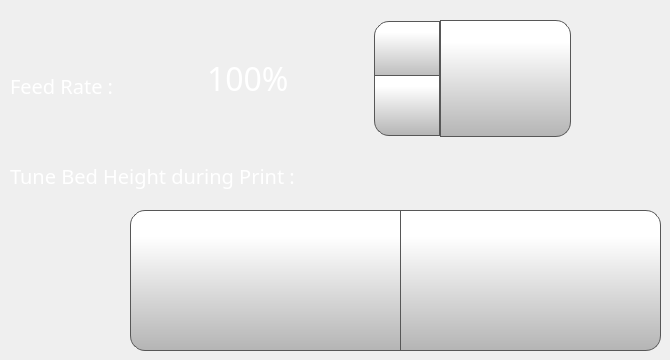
      <widget class="QWidget" name="feedRateTab">
       <property name="sizePolicy">
        <sizepolicy hsizetype="Expanding" vsizetype="Expanding">
         <horstretch>0</horstretch>
         <verstretch>0</verstretch>
        </sizepolicy>
       </property>
       <attribute name="icon">
        <iconset>
         <normaloff>templates/img/wrench.png</normaloff>
         <normalon>templates/img/wrench_selected.png</normalon>templates/img/wrench.png</iconset>
       </attribute>
       <attribute name="title">
        <string/>
       </attribute>
       <widget class="QLabel" name="feedRateLabelControlPage">
        <property name="geometry">
         <rect>
          <x>10</x>
          <y>70</y>
          <width>181</width>
          <height>31</height>
         </rect>
        </property>
        <property name="font">
         <font>
          <family>Gotham Light</family>
          <pointsize>15</pointsize>
          <weight>50</weight>
          <bold>false</bold>
         </font>
        </property>
        <property name="styleSheet">
         <string notr="true">color: rgb(255, 255, 255);
background-color: rgba(255, 255, 255, 0);</string>
        </property>
        <property name="text">
         <string>Feed Rate :</string>
        </property>
       </widget>
       <widget class="QSpinBox" name="feedRateSpinBox">
        <property name="geometry">
         <rect>
          <x>202</x>
          <y>18</y>
          <width>241</width>
          <height>121</height>
         </rect>
        </property>
        <property name="font">
         <font>
          <family>Gotham</family>
          <pointsize>24</pointsize>
         </font>
        </property>
        <property name="styleSheet">
         <string notr="true">QSpinBox {
    padding-right: 5px; /* make room for the arrows */
	color: rgb(255, 255, 255);
	background-color: rgba(255, 255, 255, 0);
   
}
QSpinBox ::text:selected {
	background-color: rgb(255, 146, 57);
   
}
QSpinBox::up-button {
     border: 1px solid rgb(87, 87, 87);

border-top-left-radius: 15px;
	background-color: qlineargradient(spread:pad, x1:0, y1:1, x2:0, y2:0.188, stop:0 rgba(180, 180, 180, 255), stop:1 rgba(255, 255, 255, 255));
    width: 60px;
     height: 55px;
    padding: 2px;
}

QSpinBox::up-arrow { 
image: url(./templates/img/arrows.png);
    width: 40px;
     height: 40px;
padding: 5px;
}



QSpinBox::up-button:pressed {
    background-color: qlineargradient(x1: 0, y1: 0, x2: 0, y2: 1,
                                      stop: 0 #dadbde, stop: 1 #f6f7fa);
}


QSpinBox::down-button {
     border: 1px solid rgb(87, 87, 87);
border-bottom-left-radius: 15px;
	background-color: qlineargradient(spread:pad, x1:0, y1:1, x2:0, y2:0.188, stop:0 rgba(180, 180, 180, 255), stop:1 rgba(255, 255, 255, 255));
    width: 60px;
     height: 55px;
    padding: 2px;
}

QSpinBox::down-arrow { 
image: url(./templates/img/arrows-5.png);
    width: 40px;
    height: 40px;
padding: 5px;
}

QSpinBox::down-button:pressed {
    background-color: qlineargradient(x1: 0, y1: 0, x2: 0, y2: 1,
                                      stop: 0 #dadbde, stop: 1 #f6f7fa);

}

</string>
        </property>
        <property name="frame">
         <bool>false</bool>
        </property>
        <property name="readOnly">
         <bool>false</bool>
        </property>
        <property name="buttonSymbols">
         <enum>QAbstractSpinBox::UpDownArrows</enum>
        </property>
        <property name="accelerated">
         <bool>true</bool>
        </property>
        <property name="suffix">
         <string>%</string>
        </property>
        <property name="minimum">
         <number>50</number>
        </property>
        <property name="maximum">
         <number>200</number>
        </property>
        <property name="singleStep">
         <number>1</number>
        </property>
        <property name="value">
         <number>100</number>
        </property>
       </widget>
       <widget class="QPushButton" name="setFeedRateButton">
        <property name="geometry">
         <rect>
          <x>440</x>
          <y>20</y>
          <width>131</width>
          <height>117</height>
         </rect>
        </property>
        <property name="font">
         <font>
          <family>Gotham</family>
          <pointsize>13</pointsize>
         </font>
        </property>
        <property name="styleSheet">
         <string notr="true">QPushButton {
     border: 1px solid rgb(87, 87, 87);
	background-color: qlineargradient(spread:pad, x1:0, y1:1, x2:0, y2:0.188, stop:0 rgba(180, 180, 180, 255), stop:1 rgba(255, 255, 255, 255));
border-top-right-radius: 15px;
border-bottom-right-radius: 15px;

}

QPushButton:pressed {
    background-color: qlineargradient(x1: 0, y1: 0, x2: 0, y2: 1,
                                      stop: 0 #dadbde, stop: 1 #f6f7fa);
}

QPushButton:flat {
    border: none; /* no border for a flat push button */
}

QPushButton:default {
    border-color: navy; /* make the default button prominent */
}

QPushButton:focus {
	outline: none;
}</string>
        </property>
        <property name="text">
         <string/>
        </property>
        <property name="icon">
         <iconset>
          <normaloff>templates/img/verification-mark.png</normaloff>templates/img/verification-mark.png</iconset>
        </property>
        <property name="iconSize">
         <size>
          <width>70</width>
          <height>70</height>
         </size>
        </property>
       </widget>
       <widget class="QPushButton" name="moveZMBabyStep">
        <property name="geometry">
         <rect>
          <x>400</x>
          <y>210</y>
          <width>261</width>
          <height>141</height>
         </rect>
        </property>
        <property name="minimumSize">
         <size>
          <width>0</width>
          <height>0</height>
         </size>
        </property>
        <property name="font">
         <font>
          <family>Gotham</family>
          <pointsize>15</pointsize>
         </font>
        </property>
        <property name="styleSheet">
         <string notr="true">QPushButton {
     border: 1px solid rgb(87, 87, 87);

	background-color: qlineargradient(spread:pad, x1:0, y1:1, x2:0, y2:0.188, stop:0 rgba(180, 180, 180, 255), stop:1 rgba(255, 255, 255, 255));
	border-bottom-right-radius: 15px;
	border-top-right-radius: 15px;
}

QPushButton:pressed {
    background-color: qlineargradient(x1: 0, y1: 0, x2: 0, y2: 1,
                                      stop: 0 #dadbde, stop: 1 #f6f7fa);
}

QPushButton:flat {
    border: none; /* no border for a flat push button */
}

QPushButton:default {
    border-color: navy; /* make the default button prominent */
}

QPushButton:focus {
	outline: none;
}</string>
        </property>
        <property name="text">
         <string/>
        </property>
        <property name="icon">
         <iconset>
          <normaloff>templates/img/arrows.png</normaloff>templates/img/arrows.png</iconset>
        </property>
        <property name="iconSize">
         <size>
          <width>70</width>
          <height>70</height>
         </size>
        </property>
        <property name="checkable">
         <bool>false</bool>
        </property>
        <property name="autoDefault">
         <bool>false</bool>
        </property>
        <property name="default">
         <bool>false</bool>
        </property>
        <property name="flat">
         <bool>false</bool>
        </property>
       </widget>
       <widget class="QPushButton" name="moveZPBabyStep">
        <property name="geometry">
         <rect>
          <x>130</x>
          <y>210</y>
          <width>271</width>
          <height>141</height>
         </rect>
        </property>
        <property name="minimumSize">
         <size>
          <width>0</width>
          <height>0</height>
         </size>
        </property>
        <property name="font">
         <font>
          <family>Gotham</family>
          <pointsize>15</pointsize>
         </font>
        </property>
        <property name="styleSheet">
         <string notr="true">QPushButton {
     border: 1px solid rgb(87, 87, 87);

	background-color: qlineargradient(spread:pad, x1:0, y1:1, x2:0, y2:0.188, stop:0 rgba(180, 180, 180, 255), stop:1 rgba(255, 255, 255, 255));
	border-bottom-left-radius: 15px;
	border-top-left-radius: 15px;
}

QPushButton:pressed {
    background-color: qlineargradient(x1: 0, y1: 0, x2: 0, y2: 1,
                                      stop: 0 #dadbde, stop: 1 #f6f7fa);
}

QPushButton:flat {
    border: none; /* no border for a flat push button */
}

QPushButton:default {
    border-color: navy; /* make the default button prominent */
}

QPushButton:focus {
	outline: none;
}</string>
        </property>
        <property name="text">
         <string/>
        </property>
        <property name="icon">
         <iconset>
          <normaloff>templates/img/arrows-5.png</normaloff>templates/img/arrows-5.png</iconset>
        </property>
        <property name="iconSize">
         <size>
          <width>70</width>
          <height>70</height>
         </size>
        </property>
        <property name="checkable">
         <bool>false</bool>
        </property>
        <property name="autoDefault">
         <bool>false</bool>
        </property>
        <property name="default">
         <bool>false</bool>
        </property>
        <property name="flat">
         <bool>false</bool>
        </property>
       </widget>
       <widget class="QLabel" name="flowRateLabelControlPage_5">
        <property name="geometry">
         <rect>
          <x>10</x>
          <y>160</y>
          <width>421</width>
          <height>31</height>
         </rect>
        </property>
        <property name="font">
         <font>
          <family>Gotham Light</family>
          <pointsize>15</pointsize>
          <weight>50</weight>
          <bold>false</bold>
         </font>
        </property>
        <property name="styleSheet">
         <string notr="true">color: rgb(255, 255, 255);
background-color: rgba(255, 255, 255, 0);</string>
        </property>
        <property name="text">
         <string>Tune Bed Height during Print :</string>
        </property>
       </widget>
       <zorder>feedRateSpinBox</zorder>
       <zorder>feedRateLabelControlPage</zorder>
       <zorder>setFeedRateButton</zorder>
       <zorder>moveZMBabyStep</zorder>
       <zorder>moveZPBabyStep</zorder>
       <zorder>flowRateLabelControlPage_5</zorder>
      </widget>
